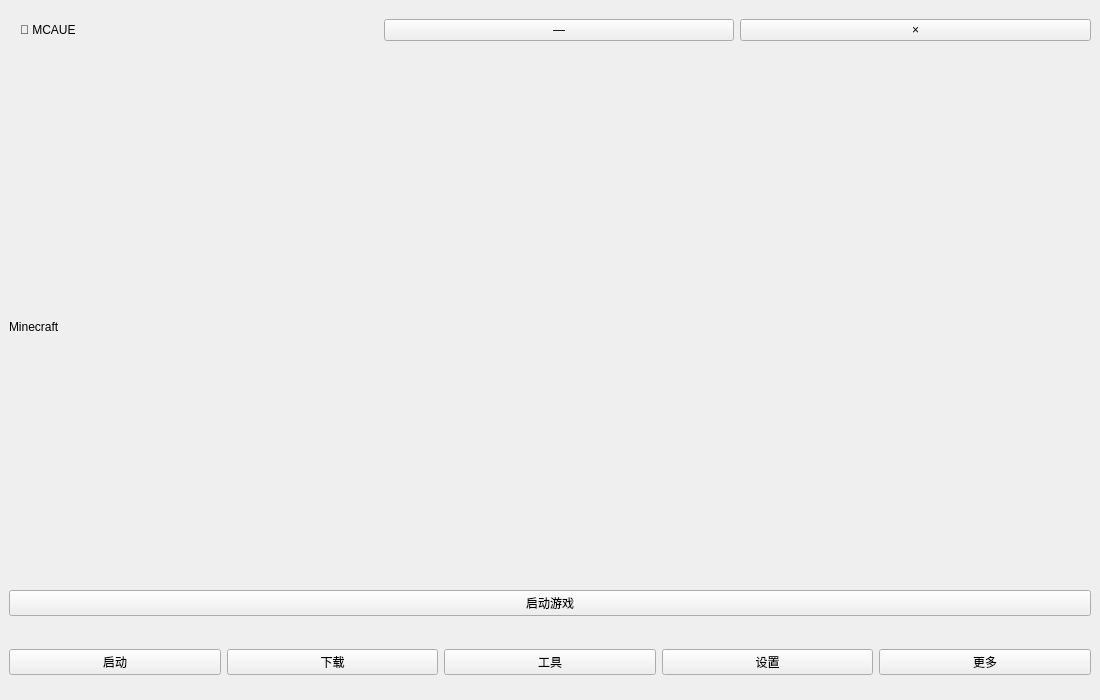
<?xml version="1.0" encoding="UTF-8"?>
<ui version="4.0">
 <class>MCAUELauncher</class>
 <widget class="QMainWindow" name="MCAUELauncher">
  <property name="geometry">
   <rect>
    <x>0</x><y>0</y><width>1100</width><height>700</height>
   </rect>
  </property>
  <property name="windowTitle">
   <string>MCAUE Launcher</string>
  </property>
  <widget class="QWidget" name="centralwidget">
   <layout class="QVBoxLayout" name="layout">
    <property name="spacing"><number>0</number></property>
    <property name="leftMargin"><number>0</number></property>
    <property name="rightMargin"><number>0</number></property>
    <property name="topMargin"><number>0</number></property>
    <property name="bottomMargin"><number>0</number></property>

    <item>
     <widget class="QFrame" name="titleBar">
      <property name="minimumSize"><size><width>0</width><height>60</height></size></property>
      <layout class="QHBoxLayout">
       <property name="leftMargin"><number>20</number></property>
       <item>
        <widget class="QLabel" name="titleLabel">
         <property name="text"><string>🌸 MCAUE</string></property>
        </widget>
       </item>
       <item>
        <spacer name="spacer"><property name="orientation"><enum>Qt::Horizontal</enum></property></spacer>
       </item>
       <item>
        <widget class="QPushButton" name="minButton"><property name="text"><string>—</string></property></widget>
       </item>
       <item>
        <widget class="QPushButton" name="closeButton"><property name="text"><string>×</string></property></widget>
       </item>
      </layout>
     </widget>
    </item>

    <item>
     <widget class="QStackedWidget" name="pageStack">
      <widget class="QWidget" name="launchPage">
       <layout class="QVBoxLayout">
        <item><widget class="QLabel" name="gameTitle"><property name="text"><string>Minecraft</string></property></widget></item>
        <item><widget class="QPushButton" name="launchButton"><property name="text"><string>启动游戏</string></property></widget></item>
       </layout>
      </widget>
      <widget class="QWidget" name="downloadPage"/>
      <widget class="QWidget" name="toolPage"/>
      <widget class="QWidget" name="settingPage"/>
      <widget class="QWidget" name="morePage"/>
     </widget>
    </item>

    <item>
     <widget class="QFrame" name="bottomNav">
      <property name="minimumSize"><size><width>0</width><height>75</height></size></property>
      <layout class="QHBoxLayout">
       <item><widget class="QPushButton" name="navLaunch"><property name="text"><string>启动</string></property></widget></item>
       <item><widget class="QPushButton" name="navDownload"><property name="text"><string>下载</string></property></widget></item>
       <item><widget class="QPushButton" name="navTool"><property name="text"><string>工具</string></property></widget></item>
       <item><widget class="QPushButton" name="navSetting"><property name="text"><string>设置</string></property></widget></item>
       <item><widget class="QPushButton" name="navMore"><property name="text"><string>更多</string></property></widget></item>
      </layout>
     </widget>
    </item>

   </layout>
  </widget>
 </widget>
 <resources/>
 <connections/>
</ui>
